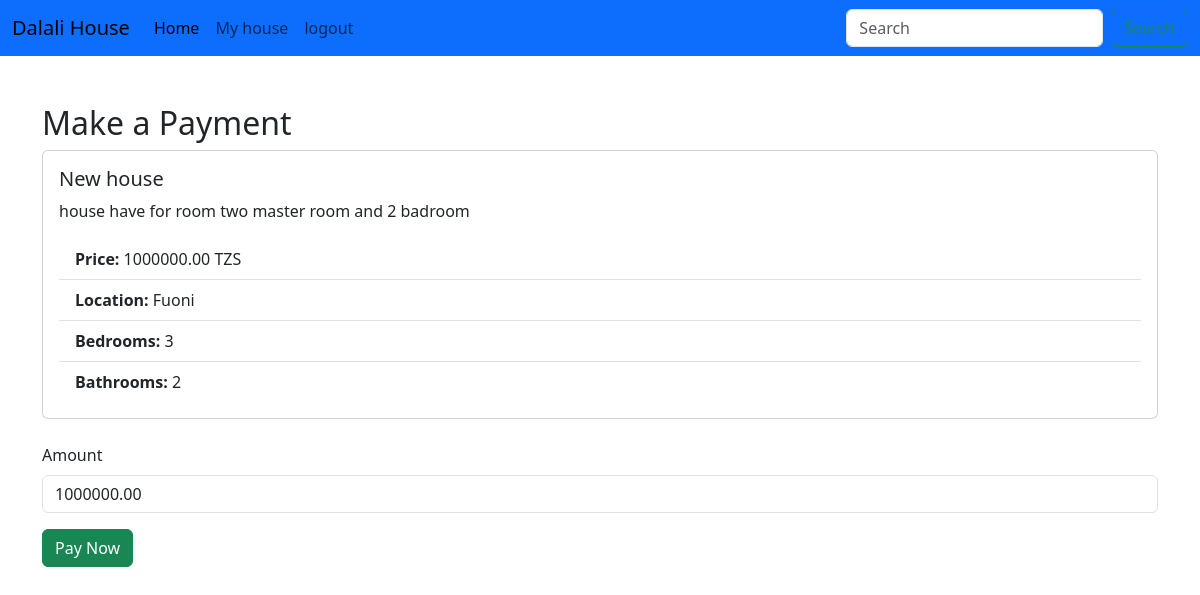
The page /payment/3 (signed in) on the database its author committed.
### Dalalisell/models.py (models this page shows, shortened)
class Property(models.Model):
    CHOICE_STATUS= [
        ('Pending', 'Pending'),
        ('Approved', 'Approved'),
        ('Sold', 'Sold'),
    ]
    title =models.CharField(max_length=50)
    seller = models.ForeignKey(CustomUser, on_delete=models.CASCADE, limit_choices_to={'role':'seller'} )
    price = models.DecimalField(decimal_places=2, max_digits=100, default=0)
    room = models.IntegerField()
    bathroom =models.IntegerField()
    location =models.CharField(max_length=50)
    image1= models.ImageField(upload_to='upload/property')
    image2= models.ImageField(upload_to='upload/property')
    image3= models.ImageField(upload_to='upload/property')
    image4= models.ImageField(upload_to='upload/property')
    description =models.CharField(max_length=250)
    status =models.CharField(choices=CHOICE_STATUS, max_length=12, default='Pending')
    date = models.DateTimeField(default=datetime.datetime.today)

### Dalalisell/views.py (the view, shortened to what this page needs)
# urls.py: path('payment/<int:pk>', views.PaymentView.as_view(), name='payment'),
class PaymentView(LoginRequiredMixin,View):
    def get(self, request, pk=None, **kwargs):
        if pk is None:
            pk = kwargs.get('pk')
        property = Property.objects.get(id=pk)
        return render(request, "payment.html", {'property': property})

### Dalalisell/templates/payment.html (shortened to what this page needs)
{% extends "base.html"%} {% block content%} {%include "navbar.html"%}
<div class="container mt-5">
  <h2>Make a Payment</h2>
  <div class="card">
    <div class="card-body">
      <h5 class="card-title">{{ property.title }}</h5>
      <p class="card-text">{{ property.description }}</p>
      <ul class="list-group list-group-flush">
        <li class="list-group-item">
          <strong>Price:</strong> {{ property.price }} TZS
        </li>
        <li class="list-group-item">
          <strong>Location:</strong> {{ property.location }}
        </li>
        <li class="list-group-item">
          <strong>Bedrooms:</strong> {{ property.room }}
        </li>
        <li class="list-group-item">
          <strong>Bathrooms:</strong> {{ property.bathroom }}
        </li>
      </ul>
    </div>
  </div>
  <form method="post" class="mt-4">
    <div class="mb-3">
      <label for="amount" class="form-label">Amount</label>
      <input
        type="number"
        class="form-control"
        id="amount"
        name="amount"
        value="{{ property.price }}"
        required
      />
    </div>
    <button type="submit" class="btn btn-success">Pay Now</button>
  </form>
</div>
{%endblock%}

### rows shown on the page
Property: title "New house", description "house have for room two master room and 2 badroom", price "1000000.00", location "Fuoni", room "3", bathroom "2", amount "1000000.00"
